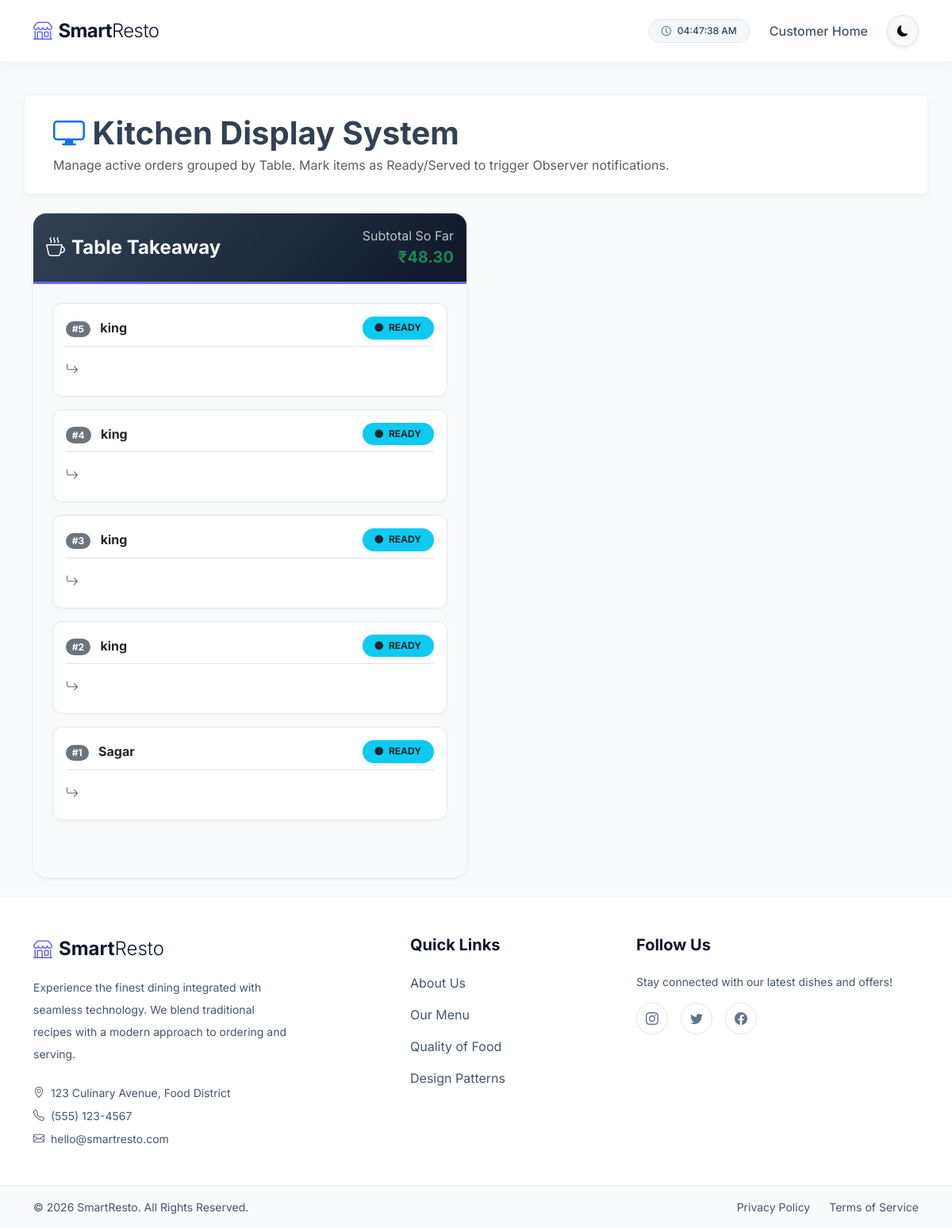
Screenshot of /staff-dashboard/ with the database file from the repository.
### restaurant/models.py (models this page shows, shortened)
class Order(models.Model):
    STATUS_CHOICES = [
        ('PENDING', 'Pending'),
        ('PREPARING', 'Preparing'),
        ('READY', 'Ready'),
        ('DELIVERED', 'Delivered'),
        ('COMPLETED', 'Completed'),
    ]
    customer_name = models.CharField(max_length=100)
    table = models.ForeignKey(RestaurantTable, on_delete=models.CASCADE, null=True, blank=True)
    items = models.ManyToManyField(MenuItem)
    item_description = models.TextField(blank=True, help_text="Decorated order description")
    status = models.CharField(max_length=20, choices=STATUS_CHOICES, default='PENDING')
    total_amount = models.DecimalField(max_digits=10, decimal_places=2, default=0.00)
    is_paid = models.BooleanField(default=False)
    created_at = models.DateTimeField(auto_now_add=True)

### restaurant/views.py (the view, shortened to what this page needs)
# urls.py: path('staff-dashboard/', views.staff_dashboard_view, name='staff_dashboard'),
def staff_dashboard_view(request):
    dashboard_data = []
    tables = RestaurantTable.objects.filter(is_occupied=True).order_by('table_number')
    takeaway_orders = Order.objects.filter(table__isnull=True).exclude(status='COMPLETED').order_by('-created_at')
    if takeaway_orders.exists():
        dashboard_data.append({
            'table_number': 'Takeaway',
            'orders': takeaway_orders,
            'total_bill': sum(o.total_amount for o in takeaway_orders)
        })
    return render(request, 'restaurant/staff_dashboard.html', {
        'dashboard_data': dashboard_data
    })

### restaurant/templates/restaurant/staff_dashboard.html (shortened to what this page needs)
{% extends 'restaurant/base.html' %}
{% block content %}
<div class="row mb-4 kds-header p-4 rounded">
    <div class="col">
        <h2 class="display-6 fw-bold mb-1"><i class="bi bi-display text-primary"></i> Kitchen Display System</h2>
        <p class="text-muted mb-0">Manage active orders grouped by Table. Mark items as Ready/Served to trigger Observer notifications.</p>
    </div>
</div>
<div class="row g-4">
    {% for data in dashboard_data %}
    <div class="col-12 col-xl-6">
        <div class="card h-100 ticket-card shadow-sm">
            <div class="card-header ticket-header d-flex justify-content-between align-items-center py-3">
                <h4 class="mb-0 fw-bold"><i class="bi bi-cup-hot me-2"></i>Table {{ data.table_number }}</h4>
                <div class="text-end">
                    <span class="fs-6 text-light opacity-75 d-block" style="font-size: 0.85rem;">Subtotal So Far</span>
                    <span class="fs-5 fw-bold text-success">₹{{ data.total_bill|floatformat:2 }}</span>
                </div>
            </div>
            <div class="card-body p-4">
                {% for order in data.orders %}
                <div class="ticket-slip p-3 mb-3">
                    <div class="d-flex justify-content-between align-items-center border-bottom pb-2 mb-2">
                        <div>
                            <span class="badge bg-secondary rounded-pill me-2">#{{ order.id }}</span>
                            <strong class="text-dark">{{ order.customer_name }}</strong>
                        </div>
                        <div>
                            <span class="badge {% if order.status == 'PENDING' %}badge-soft-danger{% elif order.status == 'PREPARING' %}badge-soft-warning{% else %}bg-info text-dark{% endif %} px-3 py-2 rounded-pill shadow-sm">
                                <i class="bi bi-circle-fill small me-1"></i> {{ order.status }}
                            </span>
                        </div>
                    </div>
                    <ul class="list-unstyled mb-0">
                        <li class="py-1">
                            <i class="bi bi-arrow-return-right text-muted me-2"></i>
                        </li>
                    </ul>
                </div>
                {% endfor %}
            </div>
            <div class="card-footer bg-transparent p-3 border-top-0 d-grid">
            </div>
        </div>
    </div>
    {% endfor %}
</div>
{% endblock %}

### restaurant/templates/restaurant/base.html (style rules this page uses)
body { font-family: 'Inter', sans-serif; background-color: #f8fafc; color: #334155; }
html { scroll-behavior: smooth; }

### restaurant/templates/restaurant/staff_dashboard.html (style rules this page uses)
.kds-header { background: rgba(255, 255, 255, 0.9); backdrop-filter: blur(10px); -webkit-backdrop-filter: blur(10px); border: 1px solid rgba(0, 0, 0, 0.05); box-shadow: 0 4px 6px -1px rgba(0, 0, 0, 0.05); position: sticky; top: 1rem; z-index: 1020; }
.ticket-card { border: none; border-radius: 1rem; overflow: hidden; background-color: #f8fafc; }
.ticket-header { background: linear-gradient(135deg, #334155, #0f172a); color: #f8fafc; border-bottom: 3px solid #6366f1; }
.ticket-slip { background-color: #ffffff; border: 1px solid #e2e8f0; border-radius: 0.75rem; box-shadow: 0 2px 4px rgba(0, 0, 0, 0.02); transition: transform 0.2s; }

### rows the page displays
Order: id "5", customer_name "king", status "READY"
Order: id "4", customer_name "king", status "READY"
Order: id "3", customer_name "king", status "READY"
Order: id "2", customer_name "king", status "READY"
Order: id "1", customer_name "Sagar", status "READY"

### other values shown
{{ data.table_number }} "Takeaway"
{{ data.total_bill|floatformat:2 }} "48.30"
